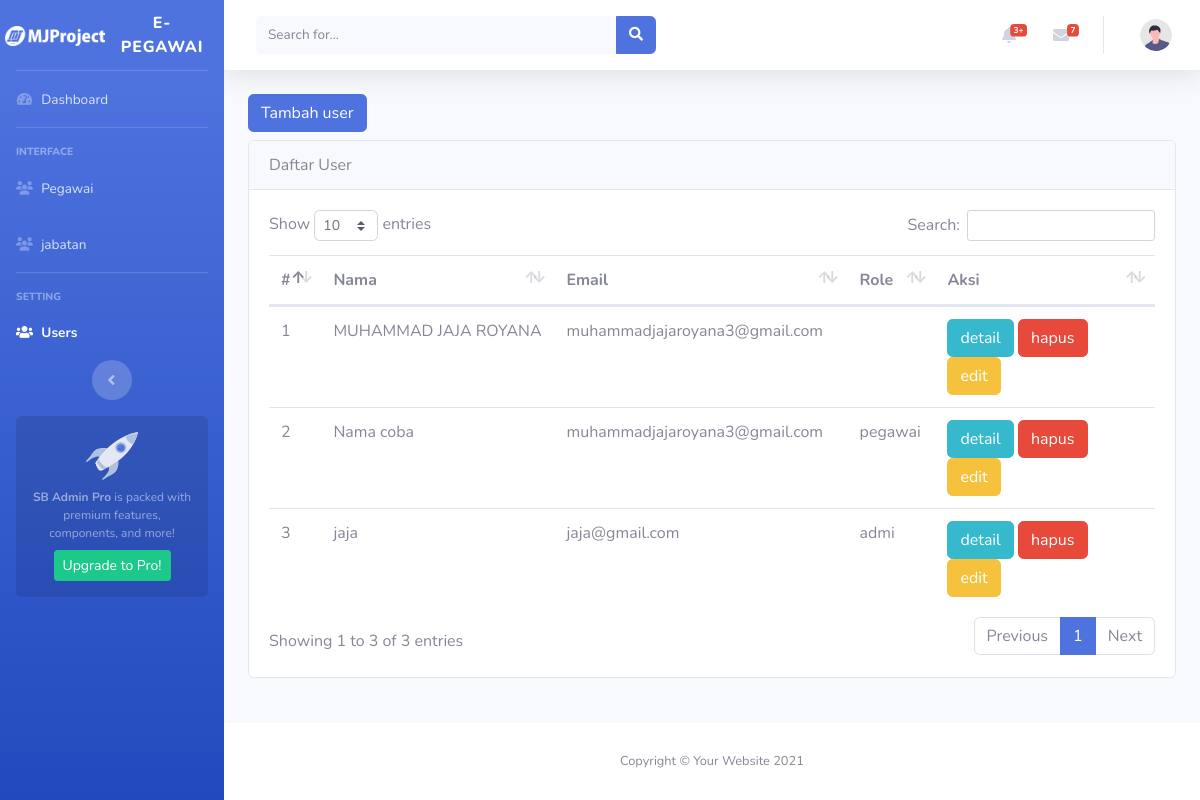
The app's page /index.php/admin/user with its own data.
### tables this page shows
CREATE TABLE `users` (
  `id` int NOT NULL,
  `nama` varchar(100) NOT NULL,
  `no_tlp` varchar(13) NOT NULL,
  `nip` varchar(20) NOT NULL,
  `email` varchar(100) NOT NULL,
  `password` text NOT NULL,
  `role` varchar(100) DEFAULT NULL
);

### application/controllers/admin/User.php (called while the page is built, shortened)
<?php
class User extends CI_Controller
{
    public function index()
    {
        $data = [
            "page" => 'user',
            "users" => $this->db->get("users")->result_array(),
        ];
        $this->load->view('admin/header', $data);
        $this->load->view('admin/user', $data);
        $this->load->view('admin/footer');
    }
}

### index.php (called while the page is built, shortened)
<?php
require_once BASEPATH.'core/CodeIgniter.php';

### application/views/admin/user.php (the view, shortened to what this page needs)
<div class="container-fluid">
    <a class="btn btn-primary" href="<?= base_url('tambah-user') ?>">Tambah user</a>
    <div class="card mt-2">
        <div class="card-header">
            Daftar User
        </div>
        <div class="card-body">
            <table class="table" id="data-user">
                <thead>
                    <tr>
                        <th scope="col">#</th>
                        <th scope="col">Nama</th>
                        <th scope="col">Email</th>
                        <th scope="col">Role</th>
                        <th scope="col">Aksi</th>
                    </tr>
                </thead>
                <tbody>
                    <?php
                    $i = 1;
                    foreach ($users as $user) {
                    ?>
                        <tr>
                            <td><?= $i++ ?></td>
                            <td><?= $user['nama'] ?></td>
                            <td><?= $user['email'] ?></td>
                            <td><?= $user['role'] ?></td>
                            <td>
                                <a href="#" class="btn btn-info">detail</a>
                                <a href="#" class="btn btn-danger">hapus</a>
                                <a href="#" class="btn btn-warning">edit</a>
                            </td>
                        </tr>
                    <?php
                    }
                    ?>
                </tbody>
            </table>
        </div>
    </div>
</div>

### records on screen
users: nama "MUHAMMAD JAJA ROYANA", email "muhammadjajaroyana3@gmail.com"
users: nama "Nama coba", email "muhammadjajaroyana3@gmail.com", role "pegawai"
users: nama "jaja", email "jaja@gmail.com", role "admi"
